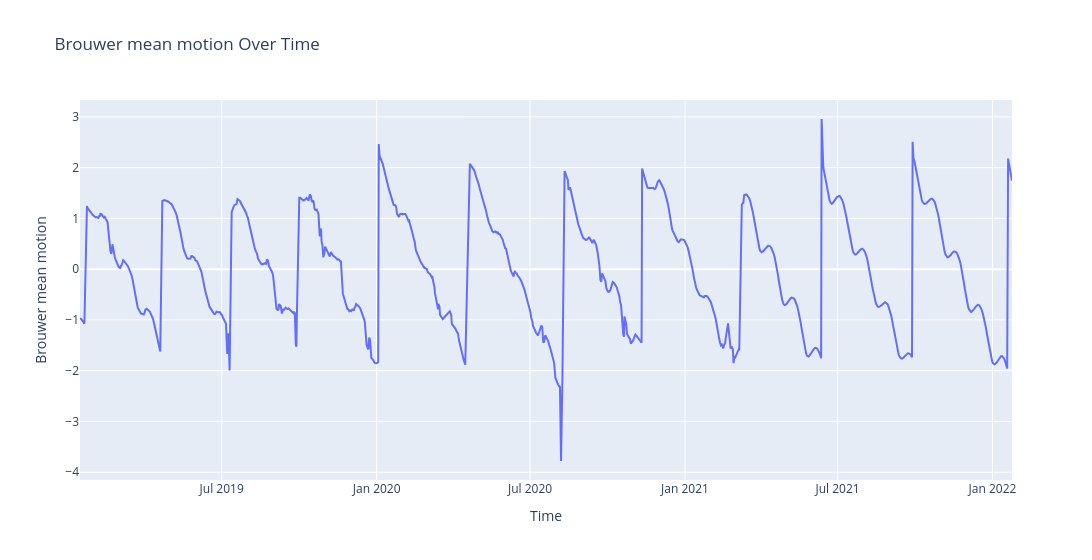

Notebook code cell kept with this figure:
### Markdown cell above
### Visualize the scaled element

### Code cell
fig = go.Figure()

fig.add_trace(go.Scatter(
    x=df_element_1.index,  
    y=df_element_1[df_element_1.columns[0]],  
    mode="lines", 
    name="Orbital Element"
))

fig.update_layout(
    title="Brouwer mean motion Over Time",
    xaxis_title="Time",
    yaxis_title="Brouwer mean motion",
    template="plotly",
    width=1400
)

fig.show()

### Figure 1 — Plotly figure (JSON) as saved in the notebook; plotly's stock layout.template omitted (floating-point values rounded to 4 significant figures; data arrays with more than 128 entries replaced by an {"elided": "..."} marker saying what was removed)
{"data": [{"mode": "lines", "name": "Orbital Element", "type": "scatter", "x": {"elided": "1053 str values"}, "y": {"elided": "1053 float values"}}], "layout": {"title": {"text": "Brouwer mean motion Over Time"}, "width": 1400, "xaxis": {"title": {"text": "Time"}}, "yaxis": {"title": {"text": "Brouwer mean motion"}}}}
